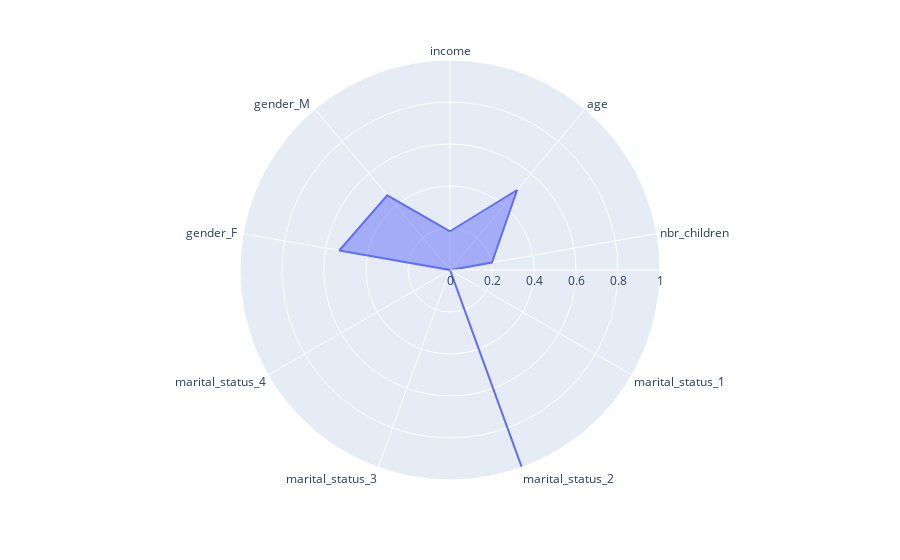

Source (notebook cell):
### Code cell
fig = px.line_polar(df_normal_zero, r=df_normal_zero.mean(), theta = df_normal_zero.columns, line_close=True)
fig.update_traces(fill='toself')
fig.show()

### Figure 1 — Plotly figure (JSON) as saved in the notebook; plotly's stock layout.template omitted (floating-point values rounded to 4 significant figures)
{"data": [{"fill": "toself", "hovertemplate": "r=%{r}<br>theta=%{theta}<extra></extra>", "legendgroup": "", "line": {"color": "#636efa", "dash": "solid"}, "marker": {"symbol": "circle"}, "mode": "lines", "name": "", "r": [0.1844, 0.4973, 0.2028, 0, 1, 0, 0, 0.5354, 0.4646, 0.1844], "showlegend": false, "subplot": "polar", "theta": ["income", "age", "nbr_children", "marital_status_1", "marital_status_2", "marital_status_3", "marital_status_4", "gender_F ", "gender_M ", "income"], "type": "scatterpolar"}], "layout": {"legend": {"tracegroupgap": 0}, "margin": {"t": 60}, "polar": {"angularaxis": {"direction": "clockwise", "rotation": 90}, "domain": {"x": [0, 1], "y": [0, 1]}}}}
